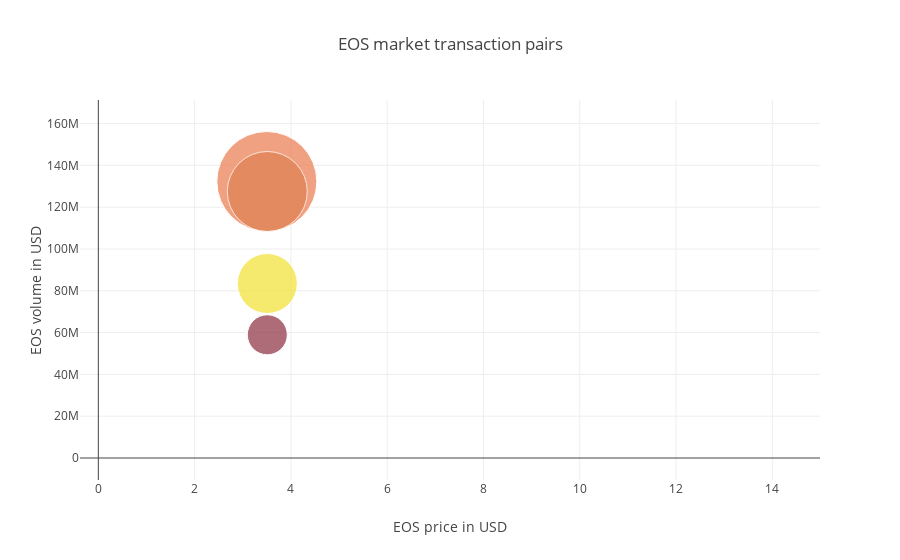

Source (notebook cell):
### Markdown cell above
EOS main market source is Bitbox whose transaction volume is 132 million USD, it also occupies 8.52 volume percentage of the total transaction volume, it's the biggest transaction share Bitbox has with EOS.
Follow up is OKEX which has almost 127 million USD transaction volume in EOS currency while occupying 8.21 percentage of the total transaction volume, it tells us about the market share of OKEX has been dealt in EOS.

### Code cell
trace0 = go.Scatter(
    x=df2.price,
    y=df2.volume,
    text=df2.pair,
    mode='markers',
    marker=dict(
        color= random_colors(20),
        size=[100, 80, 60, 40],
    )
)
layout = {
    'title': 'EOS market transaction pairs ',
    'yaxis': {'title': 'EOS volume in USD'},
    'xaxis': {'title': 'EOS price in USD'}
}

data = [trace0]
fig = dict(data=data, layout=layout)
py.iplot(fig, filename='bubblechart-text')

### Figure 1 — Plotly figure (JSON) as saved in the notebook; plotly's stock layout.template omitted (floating-point values rounded to 4 significant figures; data arrays with more than 128 entries replaced by an {"elided": "..."} marker saying what was removed)
{"data": [{"marker": {"color": ["#EB7A4C", "#E08153", "#F3E232", "#8C2F41", "#212845", "#C00676", "#C1400B", "#B9C9A4", "#5D78C7", "#85B76E", "#68F962", "#9850CC", "#E190A1", "#7B455C", "#EFFF17", "#CE3EBF", "#D41ACB", "#A9043C", "#BC9EF5", "#40F4E0"], "size": [100, 80, 60, 40]}, "mode": "markers", "text": {"elided": "248 str values"}, "type": "scatter", "uid": "f1d61095-adfa-4c6e-9f72-5d3bacb450d1", "x": {"elided": "248 float values"}, "y": {"elided": "248 int values"}}], "layout": {"title": {"text": "EOS market transaction pairs "}, "xaxis": {"title": {"text": "EOS price in USD"}}, "yaxis": {"title": {"text": "EOS volume in USD"}}}}
